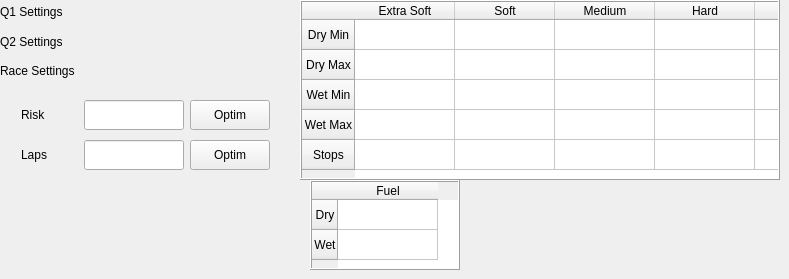
        <widget class="QWidget" name="race_tab">
         <attribute name="title">
          <string>Race</string>
         </attribute>
         <widget class="QTableWidget" name="tyre_wear_table">
          <property name="geometry">
           <rect>
            <x>300</x>
            <y>0</y>
            <width>480</width>
            <height>180</height>
           </rect>
          </property>
          <property name="minimumSize">
           <size>
            <width>480</width>
            <height>180</height>
           </size>
          </property>
          <property name="maximumSize">
           <size>
            <width>480</width>
            <height>180</height>
           </size>
          </property>
          <property name="focusPolicy">
           <enum>Qt::NoFocus</enum>
          </property>
          <property name="contextMenuPolicy">
           <enum>Qt::NoContextMenu</enum>
          </property>
          <property name="frameShape">
           <enum>QFrame::Box</enum>
          </property>
          <property name="frameShadow">
           <enum>QFrame::Raised</enum>
          </property>
          <property name="verticalScrollBarPolicy">
           <enum>Qt::ScrollBarAlwaysOff</enum>
          </property>
          <property name="horizontalScrollBarPolicy">
           <enum>Qt::ScrollBarAlwaysOff</enum>
          </property>
          <property name="sizeAdjustPolicy">
           <enum>QAbstractScrollArea::AdjustToContents</enum>
          </property>
          <property name="autoScroll">
           <bool>false</bool>
          </property>
          <property name="editTriggers">
           <set>QAbstractItemView::NoEditTriggers</set>
          </property>
          <property name="tabKeyNavigation">
           <bool>false</bool>
          </property>
          <property name="showDropIndicator" stdset="0">
           <bool>false</bool>
          </property>
          <property name="dragDropOverwriteMode">
           <bool>false</bool>
          </property>
          <property name="selectionMode">
           <enum>QAbstractItemView::MultiSelection</enum>
          </property>
          <property name="cornerButtonEnabled">
           <bool>false</bool>
          </property>
          <row>
           <property name="text">
            <string>Dry Min</string>
           </property>
           <property name="textAlignment">
            <set>AlignHCenter|AlignVCenter|AlignCenter</set>
           </property>
          </row>
          <row>
           <property name="text">
            <string>Dry Max</string>
           </property>
           <property name="textAlignment">
            <set>AlignHCenter|AlignVCenter|AlignCenter</set>
           </property>
          </row>
          <row>
           <property name="text">
            <string>Wet Min</string>
           </property>
           <property name="textAlignment">
            <set>AlignHCenter|AlignVCenter|AlignCenter</set>
           </property>
          </row>
          <row>
           <property name="text">
            <string>Wet Max</string>
           </property>
           <property name="textAlignment">
            <set>AlignHCenter|AlignVCenter|AlignCenter</set>
           </property>
          </row>
          <row>
           <property name="text">
            <string>Stops</string>
           </property>
           <property name="textAlignment">
            <set>AlignHCenter|AlignVCenter|AlignCenter</set>
           </property>
          </row>
          <column>
           <property name="text">
            <string>Extra Soft</string>
           </property>
           <property name="textAlignment">
            <set>AlignHCenter|AlignVCenter|AlignCenter</set>
           </property>
          </column>
          <column>
           <property name="text">
            <string>Soft</string>
           </property>
           <property name="textAlignment">
            <set>AlignHCenter|AlignVCenter|AlignCenter</set>
           </property>
          </column>
          <column>
           <property name="text">
            <string>Medium</string>
           </property>
           <property name="textAlignment">
            <set>AlignHCenter|AlignVCenter|AlignCenter</set>
           </property>
          </column>
          <column>
           <property name="text">
            <string>Hard</string>
           </property>
           <property name="textAlignment">
            <set>AlignHCenter|AlignVCenter|AlignCenter</set>
           </property>
          </column>
          <column>
           <property name="text">
            <string>Rain</string>
           </property>
           <property name="textAlignment">
            <set>AlignHCenter|AlignVCenter|AlignCenter</set>
           </property>
          </column>
         </widget>
         <widget class="QTableWidget" name="tableWidget">
          <property name="geometry">
           <rect>
            <x>310</x>
            <y>180</y>
            <width>150</width>
            <height>90</height>
           </rect>
          </property>
          <property name="sizePolicy">
           <sizepolicy hsizetype="Fixed" vsizetype="Fixed">
            <horstretch>0</horstretch>
            <verstretch>0</verstretch>
           </sizepolicy>
          </property>
          <property name="minimumSize">
           <size>
            <width>150</width>
            <height>69</height>
           </size>
          </property>
          <property name="maximumSize">
           <size>
            <width>150</width>
            <height>90</height>
           </size>
          </property>
          <property name="frameShape">
           <enum>QFrame::Box</enum>
          </property>
          <property name="frameShadow">
           <enum>QFrame::Raised</enum>
          </property>
          <property name="verticalScrollBarPolicy">
           <enum>Qt::ScrollBarAlwaysOff</enum>
          </property>
          <property name="horizontalScrollBarPolicy">
           <enum>Qt::ScrollBarAlwaysOff</enum>
          </property>
          <property name="sizeAdjustPolicy">
           <enum>QAbstractScrollArea::AdjustToContents</enum>
          </property>
          <property name="autoScroll">
           <bool>false</bool>
          </property>
          <property name="editTriggers">
           <set>QAbstractItemView::NoEditTriggers</set>
          </property>
          <property name="tabKeyNavigation">
           <bool>false</bool>
          </property>
          <property name="showDropIndicator" stdset="0">
           <bool>false</bool>
          </property>
          <property name="dragDropOverwriteMode">
           <bool>false</bool>
          </property>
          <property name="selectionMode">
           <enum>QAbstractItemView::MultiSelection</enum>
          </property>
          <property name="cornerButtonEnabled">
           <bool>false</bool>
          </property>
          <row>
           <property name="text">
            <string>Dry</string>
           </property>
           <property name="textAlignment">
            <set>AlignHCenter|AlignVCenter|AlignCenter</set>
           </property>
          </row>
          <row>
           <property name="text">
            <string>Wet</string>
           </property>
           <property name="textAlignment">
            <set>AlignHCenter|AlignVCenter|AlignCenter</set>
           </property>
          </row>
          <column>
           <property name="text">
            <string>Fuel</string>
           </property>
           <property name="textAlignment">
            <set>AlignHCenter|AlignVCenter|AlignCenter</set>
           </property>
          </column>
         </widget>
         <widget class="QWidget" name="layoutWidget">
          <property name="geometry">
           <rect>
            <x>0</x>
            <y>0</y>
            <width>302</width>
            <height>83</height>
           </rect>
          </property>
          <layout class="QVBoxLayout" name="verticalLayout_6">
           <item>
            <widget class="QLabel" name="q1_settings_text">
             <property name="minimumSize">
              <size>
               <width>300</width>
               <height>23</height>
              </size>
             </property>
             <property name="maximumSize">
              <size>
               <width>350</width>
               <height>30</height>
              </size>
             </property>
             <property name="text">
              <string>Q1 Settings</string>
             </property>
            </widget>
           </item>
           <item>
            <widget class="QLabel" name="q2_settings_text">
             <property name="minimumSize">
              <size>
               <width>250</width>
               <height>23</height>
              </size>
             </property>
             <property name="maximumSize">
              <size>
               <width>300</width>
               <height>30</height>
              </size>
             </property>
             <property name="text">
              <string>Q2 Settings</string>
             </property>
            </widget>
           </item>
           <item>
            <widget class="QLabel" name="race_settings_text">
             <property name="minimumSize">
              <size>
               <width>250</width>
               <height>23</height>
              </size>
             </property>
             <property name="maximumSize">
              <size>
               <width>300</width>
               <height>30</height>
              </size>
             </property>
             <property name="text">
              <string>Race Settings</string>
             </property>
            </widget>
           </item>
          </layout>
         </widget>
         <widget class="QWidget" name="layoutWidget">
          <property name="geometry">
           <rect>
            <x>21</x>
            <y>100</y>
            <width>249</width>
            <height>31</height>
           </rect>
          </property>
          <layout class="QHBoxLayout" name="horizontalLayout_8">
           <item>
            <widget class="QLabel" name="risk_text">
             <property name="minimumSize">
              <size>
               <width>50</width>
               <height>23</height>
              </size>
             </property>
             <property name="maximumSize">
              <size>
               <width>100</width>
               <height>30</height>
              </size>
             </property>
             <property name="text">
              <string>Risk</string>
             </property>
            </widget>
           </item>
           <item>
            <widget class="QLineEdit" name="lineEdit">
             <property name="minimumSize">
              <size>
               <width>50</width>
               <height>23</height>
              </size>
             </property>
             <property name="maximumSize">
              <size>
               <width>100</width>
               <height>30</height>
              </size>
             </property>
            </widget>
           </item>
           <item>
            <widget class="QPushButton" name="optimize_risk_button">
             <property name="sizePolicy">
              <sizepolicy hsizetype="Fixed" vsizetype="Fixed">
               <horstretch>0</horstretch>
               <verstretch>0</verstretch>
              </sizepolicy>
             </property>
             <property name="minimumSize">
              <size>
               <width>50</width>
               <height>23</height>
              </size>
             </property>
             <property name="maximumSize">
              <size>
               <width>100</width>
               <height>30</height>
              </size>
             </property>
             <property name="toolTip">
              <string>Optimizes risk for maximum with current amount of stops</string>
             </property>
             <property name="text">
              <string>Optim</string>
             </property>
            </widget>
           </item>
          </layout>
         </widget>
         <widget class="QWidget" name="layoutWidget">
          <property name="geometry">
           <rect>
            <x>21</x>
            <y>140</y>
            <width>249</width>
            <height>31</height>
           </rect>
          </property>
          <layout class="QHBoxLayout" name="horizontalLayout_9">
           <item>
            <widget class="QLabel" name="laps_per_stint_text">
             <property name="minimumSize">
              <size>
               <width>50</width>
               <height>23</height>
              </size>
             </property>
             <property name="maximumSize">
              <size>
               <width>100</width>
               <height>30</height>
              </size>
             </property>
             <property name="text">
              <string>Laps</string>
             </property>
            </widget>
           </item>
           <item>
            <widget class="QLineEdit" name="lineEdit_2">
             <property name="minimumSize">
              <size>
               <width>50</width>
               <height>23</height>
              </size>
             </property>
             <property name="maximumSize">
              <size>
               <width>100</width>
               <height>30</height>
              </size>
             </property>
            </widget>
           </item>
           <item>
            <widget class="QPushButton" name="optimize_laps_button">
             <property name="sizePolicy">
              <sizepolicy hsizetype="Fixed" vsizetype="Fixed">
               <horstretch>0</horstretch>
               <verstretch>0</verstretch>
              </sizepolicy>
             </property>
             <property name="minimumSize">
              <size>
               <width>50</width>
               <height>23</height>
              </size>
             </property>
             <property name="maximumSize">
              <size>
               <width>100</width>
               <height>30</height>
              </size>
             </property>
             <property name="toolTip">
              <string>&lt;html&gt;&lt;head/&gt;&lt;body&gt;&lt;p&gt;Optimizes laps to optimal amount of laps for current stop amount&lt;/p&gt;&lt;/body&gt;&lt;/html&gt;</string>
             </property>
             <property name="text">
              <string>Optim</string>
             </property>
            </widget>
           </item>
          </layout>
         </widget>
        </widget>
